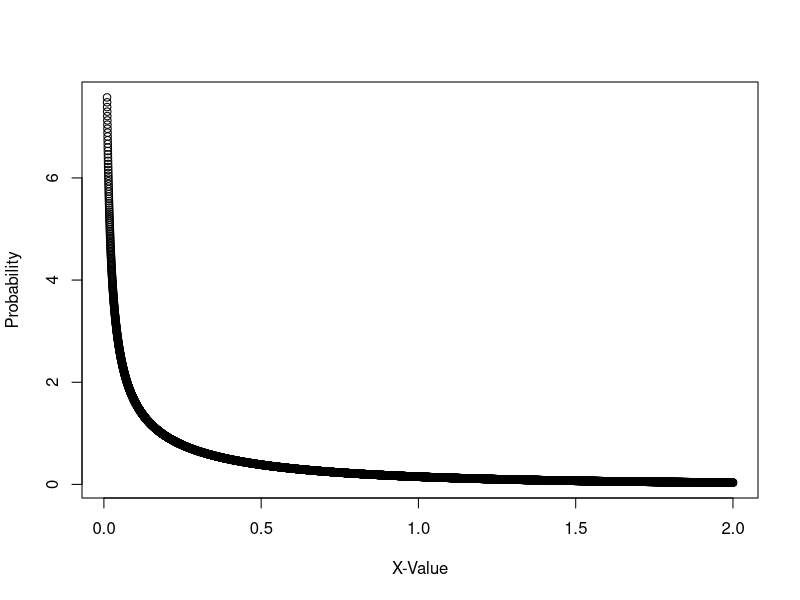

Write R code to recreate this figure.
## ---- chunk 1
r <- seq(0.01, 2, length =10000)
xr <- dgamma(r, 0.364)
plot(r, xr, xlab = 'X-Value', ylab = 'Probability')  
